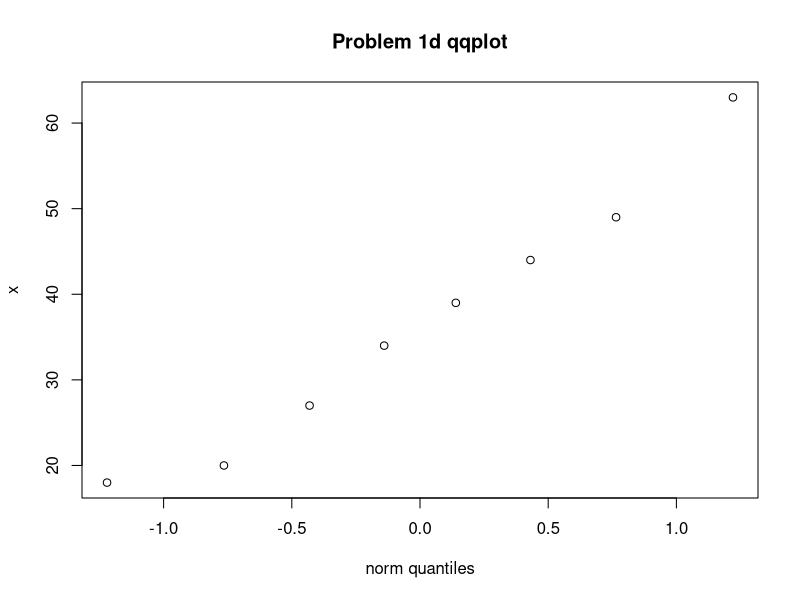

This figure's R source:
# Problem 1

# part a
x = sort(c(27, 44, 39, 63, 34, 49, 18, 20))

n = length(x)
index = .25 * (n + 1)
if (index%%1){
    rem <- index%%1;
	ind <- index%/%1;
	Q1 <- x[ind] * (1-rem) + x[ind+1] * (rem);
} else {
	Q1 <- c[index]
}

index<-.75 * (n + 1)
if (index%%1 > 0){
	rem <- index%%1
	ind <- index%/%1
	Q3 <- x[ind] * (1-rem) + x[ind+1] * (rem)
} else { 
	Q3 <- x[index]
}
x_min = min(x)
x_med = median(x)
x_max = max(x)

sprintf("min : %.f, Q1 : %.4f, med : %.4f, Q3 : %.4f, max : %.f", x_min, Q1, x_med, Q3, x_max)

IQR = Q3 - Q1
suspected_outliers = sum((Q1 - 3 * IQR) < x & x < (Q1 - 1.5 * IQR))
suspected_outliers = suspected_outliers + sum((Q3 + 1.5 * IQR) < x & x < (Q3 + 3 * IQR))
# print(Q1 - 3 * IQR)
# print(Q1 - 1.5 * IQR)
# print(Q3 + 1.5 * IQR)
# print(Q3 + 3 * IQR)

outliers = sum((-Inf) < x & x < (Q1 - 3 * IQR))
outliers = outliers + sum((Q3 + 3 * IQR) < x & x < (Inf))

sprintf("suspected outlier count : %.f", suspected_outliers)
sprintf("outlier count : %.f", outliers)

# part c 
k = seq(1:n)
pk = k/(n+1)
zk = qnorm(pk)
for (val in 1:n){
    print(sprintf("k : %.f, p_k : %.9f, z_k : %.9f", k[val], pk[val], zk[val]))
}

#part d 
plot(zk, x, xlab = "norm quantiles", main = "Problem 1d qqplot")



# Problem 2 

x = c(133.5, 137.2, 136.3, 133.3, 137.5, 135.4, 138.4, 137.1, 136.5, 139.4, 137.9, 136.8)
y = c(134.0, 134.7, 136.0, 132.7, 134.6, 135.2, 135.9, 135.6, 135.8, 134.2)
alpha = 0.05

# part a 
xbar = mean(x)
ybar = mean(y)
sx = sd(x)
sy = sd(y)
nx = length(x)
ny = length(y)

sprintf("xbar : %.9f", xbar)
sprintf("ybar : %.9f", ybar)
sprintf("sx : %.9f", sx)
sprintf("sy : %.9f", sy)
sprintf("nx : %.f", nx)
sprintf("ny : %.f", ny)

r = floor((sx^2/nx + sy^2/ny)^2 / ((1/(nx-1)) * (sx^2/nx)^2 + (1/(ny-1)) * (sy^2/ny)^2))
t_alpha_2 = qt(1-alpha/2, r)

epsilon = t_alpha_2 * sqrt(((sx^2/nx) + (sy^2/ny)))

sprintf("t_alpha/2(r) : %.9f", t_alpha_2)
sprintf("r : %.9f", r)
sprintf("epsilon : %.9f", epsilon)
sprintf("95 percent confidence interval : [%.9f, %.9f]", xbar-ybar-epsilon, xbar-ybar+epsilon)

t_alpha = qt(1-alpha, r)

# part b 
z = abs((xbar - ybar) / sqrt(((sx^2/nx) + (sy^2/ny))))
sprintf("|z| : %.9f", z)
sprintf("t_alpha(r) : %.9f", t_alpha)


# Problem 3 

# part a 
n = 273
x = 63 
p_o = 0.3 
alpha = 0.05 

z = abs(((x/n) - p_o) / (sqrt(p_o * (1 - p_o) * n)))
z_alpha = qnorm(1-alpha)

sprintf("X/n : %.9f", x/n)
sprintf("|z| : %.9f", z)
sprintf("z_alpha : %.9f", z_alpha)

# part b 
p = 1-pnorm(z)
sprintf("p-value : %.9f", p)

# Problem 5

#part b 
a = c(1,2,3,4,5)
b = c(15,12,7,2,4)

n = sum(b)
denom = 0 
for (i in 1:5){
    denom = denom + (b[i]*a[i])
}
p_mle = n/denom
sprintf("p_mle : %.9f", p_mle)

pi = c(0,0,0,0,0)
for (i in 1:5) {
    pi[i] = p_mle * (1-p_mle)^(i-1)
    print(sprintf("p_%.fo : %.9f", i, pi[i]))
}

Q = 0 
for (i in 1:5){
    Q = Q + (b[i] - n * pi[i])^2/(n * pi[i])
}

sprintf("Q : %.9f", Q)

alpha = 0.05
chi_alpha = qchisq(1-alpha, 3)
sprintf("chi_alpha(3) : %.9f", chi_alpha)
